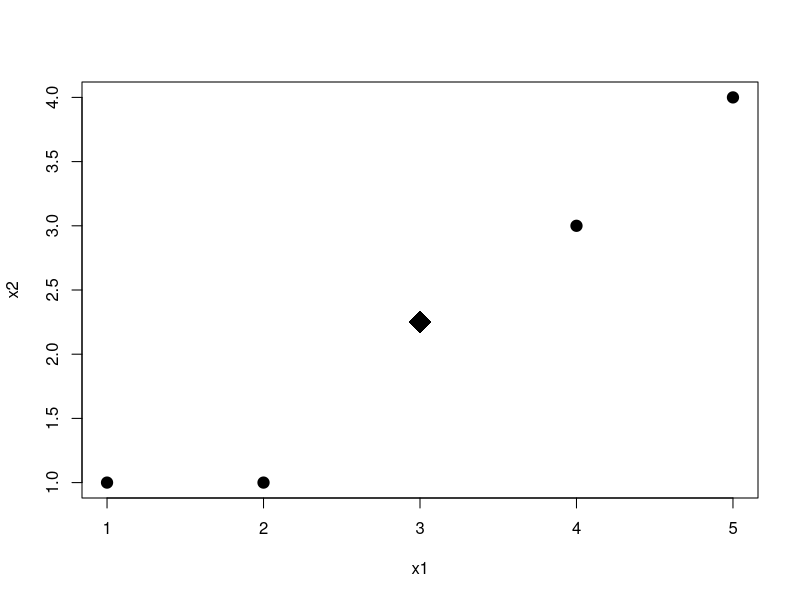

Recreate this plot in R.
# Initial attributes, modify if necessary
x1 = c(1,2,4,5)
x2 = c(1,1,3,4)
x3 = c(3,5,2,9)

# Change data and k if needed
data = cbind(x1,x2,x3)
data
k = 1

# No need to modify as long as you can interpret
kout <- kmeans(data,centers=k)
kout$cluster
kout$centers
kout$withinss
kout$tot.withinss

# Change x1 and x2 below if needed
plot(x1,x2,col=kout$cluster,pch=19,cex=1.5)
points(kout$centers[,'x1'],kout$centers[,'x2'],col=1:k,cex=3,pch=18)

#   > data
#        x1 x2 x3
#   [1,]  1  1  3
#   [2,]  2  1  5
#   [3,]  4  3  2
#   [4,]  5  4  9

#   > kout$centers
#     x1   x2   x3
#   1  3 2.25 4.75